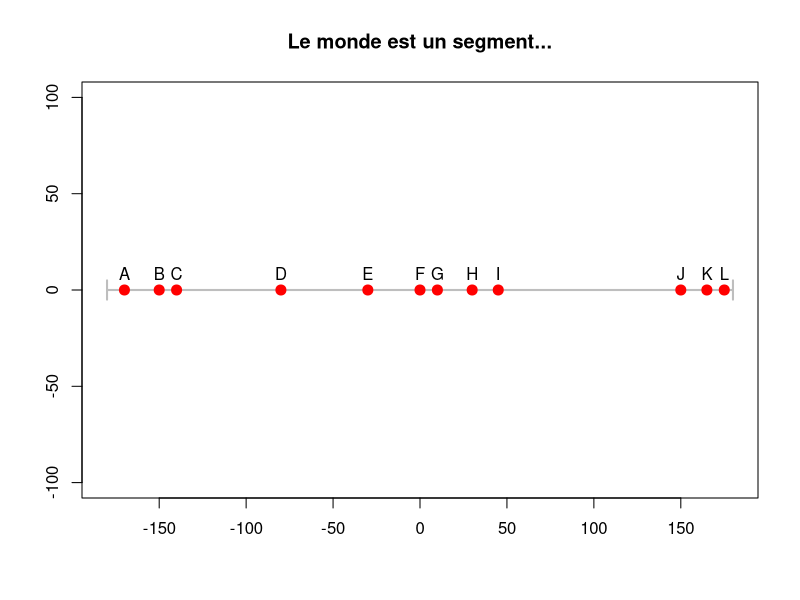
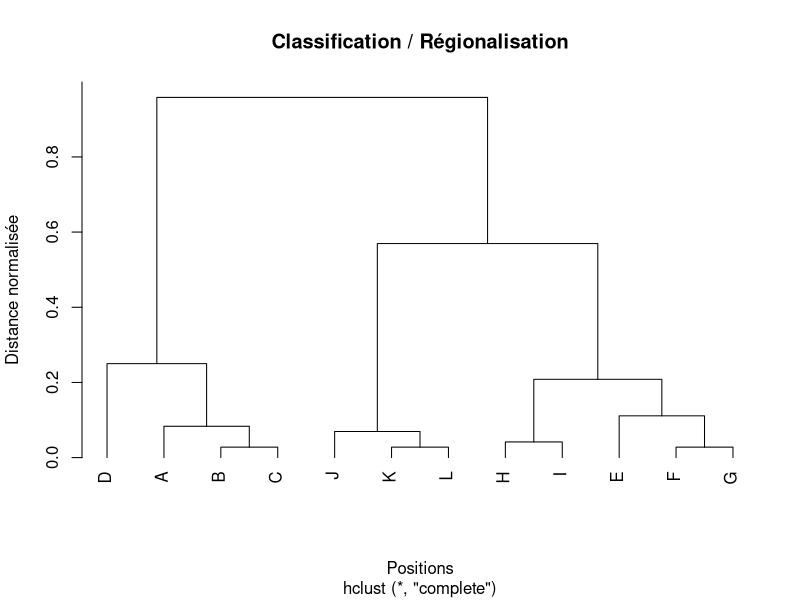
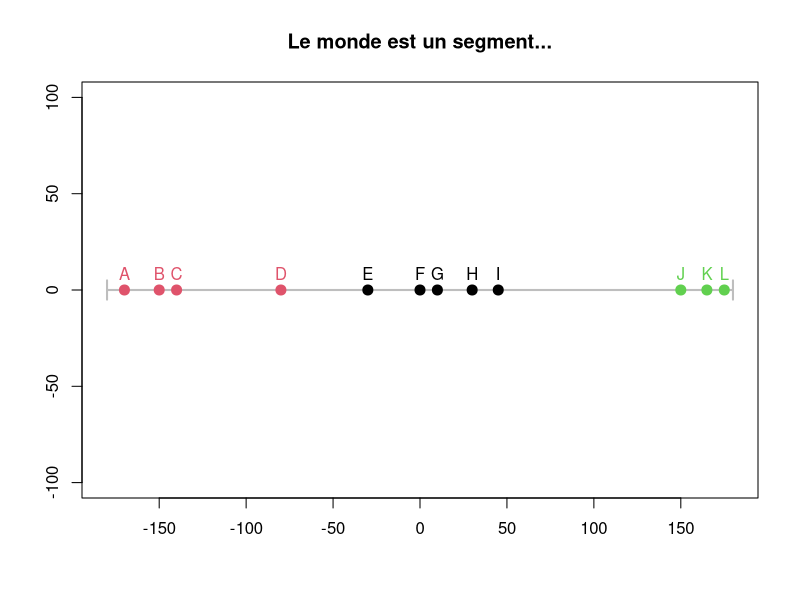
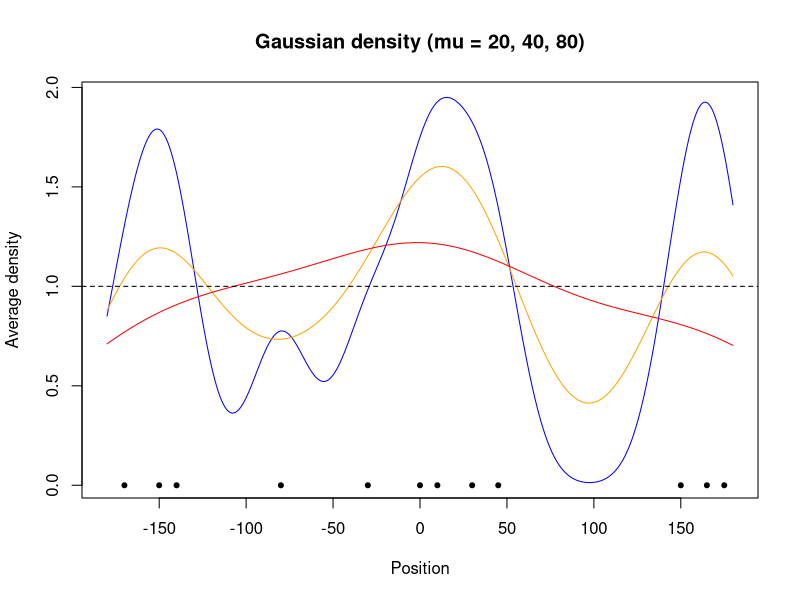
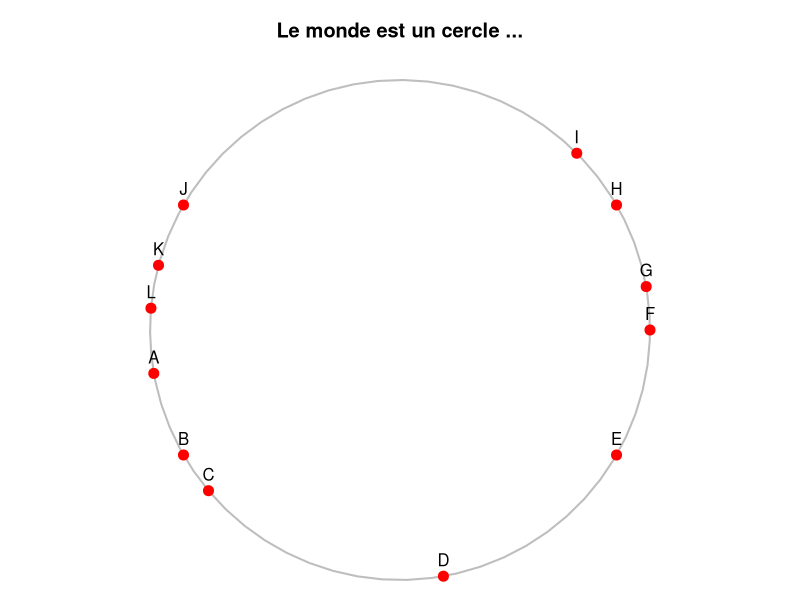
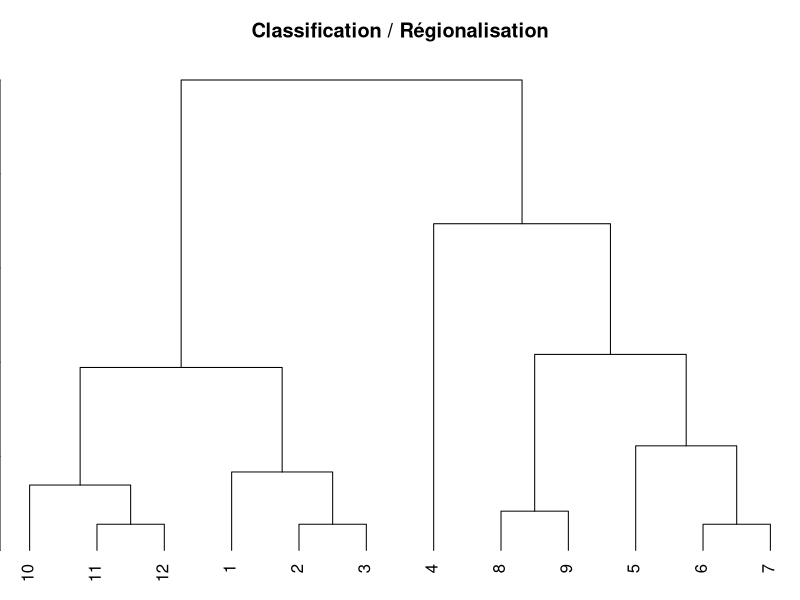
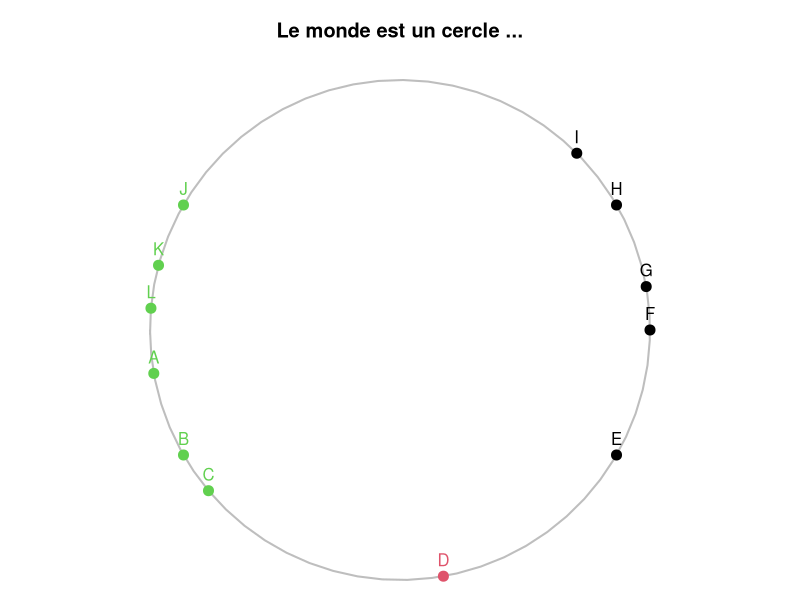
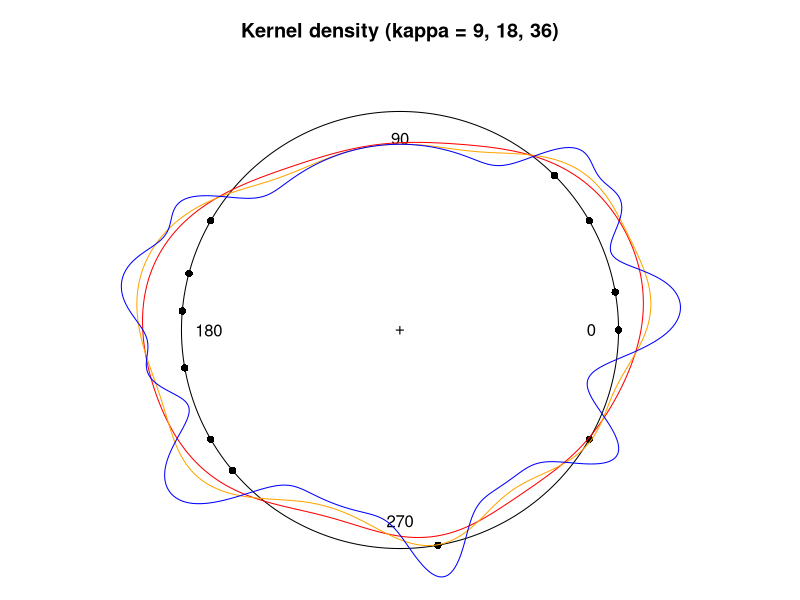

Write the R code that produced these figures, in order.
## ---- chunk 1
knitr::opts_chunk$set(echo = FALSE, warning=FALSE, message=FALSE)
library(knitr)
library(FactoMineR)
library(circular)
## ---- chunk 2
n=12
X <- c(-170,-150, -140, -80, -30, 0, 10,30,45, 150, 165,175 )
coo<-data.frame(X)
row.names(coo)<-c("A","B","C","D","E","F",
                "G","H","I","J","K","L")
kable(coo)
## ---- chunk 3
par(mfrow=c(1,1))
plot(X, rep(0,n), 
     pch=20, 
     xlab = NA,
     ylab = NA,
     xlim = c(-180, 180),
     ylim =c (-100,100),
     main = "Le monde est un segment...")
segments(-180,0,180,0, col="gray",lwd=2)
segments(-180,5,-180,-5, col="gray",lwd=2)
segments(180,5,180,-5, col="gray",lwd=2)
points(X, rep(0,n), 
     pch=20, 
     cex = 2, 
     col="red")
text(X, rep(0,n),row.names(coo), pos=3, cex=1)

## ---- chunk 4
Dij = dist(coo,diag = T, upper = T,method = "euclidean")
Dij = Dij/360
kable(as.matrix(Dij),
      caption = "Matrice de distance normalisée",
      digits=2)
## ---- chunk 5
reg<-hclust(Dij)
plot(reg,hang = -1,
     main = "Classification / Régionalisation",
     xlab = "Positions",
     ylab = "Distance normalisée")
## ---- chunk 6
clus<-kmeans(x = as.matrix(Dij),centers = 3)
par(mfrow=c(1,1))
plot(X, rep(0,n), 
     pch=20, 
     xlab = NA,
     ylab = NA,
     xlim = c(-180, 180),
     ylim =c (-100,100),
     main = "Le monde est un segment...")
segments(-180,0,180,0, col="gray",lwd=2)
segments(-180,5,-180,-5, col="gray",lwd=2)
segments(180,5,180,-5, col="gray",lwd=2)
points(X, rep(0,n), 
     pch=20, 
     cex = 2, 
     col=clus$cluster)
text(X, rep(0,n),
     row.names(coo), 
     pos=3, 
     cex=1,
     col=clus$cluster)

## ---- chunk 7
w<- seq(from = -180, to = 180, by=1)
x <-coo$X
wx<-c(w,x)
d<-dist(wx, upper = T, diag=0)
md<-as.matrix(d)
md<-md[1:361,362:373]

mu = 20
alpha = log(0.5)/(mu**2)
f <- function(D) {exp(alpha*(D**2))}
m<-apply(f(md),1,sum)/12
m <- m/mean(m)
m20<-m

mu = 40
alpha = log(0.5)/(mu**2)
f <- function(D) {exp(alpha*(D**2))}
m<-apply(f(md),1,sum)/12
m <- m/mean(m)
m40<-m

mu = 80
alpha = log(0.5)/(mu**2)
f <- function(D) {exp(alpha*(D**2))}
m<-apply(f(md),1,sum)/12
m <- m/mean(m) 

m80<-m

plot(w,m20, type="l", col="blue", 
     main = "Gaussian density (mu = 20, 40, 80)",
     ylab = "Average density",
     xlab  = "Position")
lines(w,m40, type="l", col="orange")
lines(w,m80, type="l", col="red")
abline(h=1, lty=2)
points(coo$X, rep(0.0,12),pch=20,col="black" )

## ---- chunk 8
theta <- c(-170,-150, -140, -80, -30, 0, 10,30,45, 150, 165,175 )
coo<-data.frame(theta)
row.names(coo)<-c("A","B","C","D","E","F",
                "G","H","I","J","K","L")
kable(coo, caprion = "Coordonnées de latitude et longitude")
## ---- chunk 9
x<-cos(pi*coo$theta/180)*1000
y<-sin(pi*coo$theta/180)*1000
coo2<-data.frame(x,y)
row.names(coo2)<-row.names(coo)
kable(coo2, caption = "Coordonnées en projection polaire (R = 1000 km)")


## ---- chunk 10

par(mar = c(0,0,3,0))
plot(coo2 ,  
     asp=1,
     ylim= c(-1000, 1000),
     xlim = c(-1000,1000),
     axes = F,
     xlab=NA,
     ylab=NA,
      pch=20,
     col="red",
     cex=0,
     main = "Le monde est un cercle ...")

z<-seq(-pi, pi+0.1, 0.1)
zx<-cos(z)*1000
zy<-sin(z)*1000
lines(cbind(zx,zy),col="gray",lwd=2)

points(coo2 ,  
      pch=20,
       col="red",
       cex=2)


text(coo2,
     row.names(coo2),
     pos=3,
     cex=1,
     col="black")


## ---- chunk 11
library(circular)
C<-circular(theta, type="angles",units="degrees")
  D<-dist.circular(C,diag = T, upper=T,method ="geodesic")
  D<-D/pi
  MD<-as.matrix(D)
  row.names(MD)<-row.names(coo)
  colnames(MD)<-row.names(coo)
kable(as.matrix(MD), caption = "Distance circulaire normalisée", digits=2)
## ---- chunk 12


reg<-hclust(D)
plot(reg,hang = -1,
     main = "Classification / Régionalisation",
     xlab = "Positions",
     ylab = "Distance normalisée")
## ---- chunk 13
clus<-kmeans(x = D,centers = 3)
z<-seq(-pi, pi+0.1, 0.1)
zx<-cos(z)*1000
zy<-sin(z)*1000

par(mar = c(0,0,3,0))
plot(coo2 ,  
     asp=1,
     ylim= c(-1000, 1000),
     xlim = c(-1000,1000),
     axes = F,
     xlab=NA,
     ylab=NA,
      pch=20,
     col="red",
     cex=0,
     main = "Le monde est un cercle ...")


lines(cbind(zx,zy),col="gray",lwd=2)

points(coo2 ,  
      pch=20,
       col=clus$cluster,
       cex=2)

text(coo2,
     row.names(coo2),
     pos=3,
     cex=1,
     col=clus$cluster)

## ---- chunk 14
res9 <- density(C, bw=10, control.circular=list(units="degrees"))
res18 <- density(C, bw=20, control.circular=list(units="degrees"))
res36 <- density(C, bw=40, adjust=2, control.circular=list(units="degrees"))
par(mar=c(0,0,3,0))
plot(C,xlim = c(-1.1,1.1),ylim=c(-1.1,1.1),
     main = "Kernel density (kappa = 9, 18, 36)")
lines(res9, offset=0.85, col="red")
lines(res18, offset=0.85, col="orange")
lines(res36, offset=0.85, col="blue")

## ---- chunk 15
n=12
theta <- c(-170,-150, -140, -80, -30, 0, 10,30,45, 150, 165,175 )
rho <- c(0.8,0.2,0.9,0.8, 0.2, 0.3, 0.5,0.6,0.5, 0.1,0.9,0.8)
coo<-data.frame(theta,rho)
row.names(coo)<-c("A","B","C","D","E","F",
                "G","H","I","J","K","L")
kable(coo)
## ---- chunk 16
coo$Xi<-coo$rho*cos(pi*coo$theta/180)
coo$Yi<-coo$rho*sin(pi*coo$theta/180)
z<-seq(-pi, pi+0.1, 0.1)
zx<-cos(z)
zy<-sin(z)

par(mar = c(0,0,3,0), mfrow=c(1,1))
plot(coo$Xi,coo$Yi,   
     asp=1,
     ylim= c(-1, 1),
     xlim = c(-1,1),
     axes = F,
     xlab=NA,
     ylab=NA,
     
     main = "Le monde est un disque ...")
polygon(cbind(zx,zy),col="lightyellow")
points(coo$Xi, coo$Yi,
     pch=20,
     col="red",
     cex=2)
text(coo$Xi, coo$Yi,
     row.names(coo),
     pos=3,
     cex=0.8,
     col="black")
points(0,0, pch=3)


## ---- chunk 17
cooex<-coo[c(1,4),]
cooex$Xi<-cooex$rho*cos(pi*cooex$theta/180)
cooex$Yi<-cooex$rho*sin(pi*cooex$theta/180)
z<-seq(-pi, pi+0.1, 0.1)
zx<-cos(z)
zy<-sin(z)

## Radiale
par(mar = c(0,0,3,0), mfrow=c(1,2))
plot(cooex$Xi,cooex$Yi,   
     asp=1,
     ylim= c(-1, 1),
     xlim = c(-1,1),
     axes = F,
     xlab=NA,
     ylab=NA,
     
     main = "Distance radiale")
polygon(cbind(zx,zy),col="lightyellow")
points(cooex$Xi, cooex$Yi,
     pch=20,
     col="red",
     cex=2)
text(cooex$Xi, cooex$Yi,
     row.names(cooex),
     pos=3,
     cex=0.8,
     col="black")
points(0,0, pch=3)

segments(cooex$Xi[1],cooex$Yi[1],0,0,col='blue', lwd=2)
segments(cooex$Xi[2],cooex$Yi[2],0,0,col='blue',lwd=2)

## Périphérique
plot(cooex$Xi,cooex$Yi,   
     asp=1,
     ylim= c(-1, 1),
     xlim = c(-1,1),
     axes = F,
     xlab=NA,
     ylab=NA,
     
     main = "Distance périphériqu")
polygon(cbind(zx,zy),col="lightyellow")
points(cooex$Xi, cooex$Yi,
     pch=20,
     col="red",
     cex=2)
text(cooex$Xi, cooex$Yi,
     row.names(cooex),
     pos=3,
     cex=0.8,
     col="black")
points(0,0, pch=3)

cooex$XR<-cos(pi*cooex$theta/180)
cooex$YR<-sin(pi*cooex$theta/180)

segments(cooex$Xi[1],cooex$Yi[1],cooex$XR[1],cooex$YR[1],col='red', lwd=2)
segments(cooex$Xi[2],cooex$Yi[2],cooex$XR[2],cooex$YR[2],col='red', lwd=2)
min<-cooex$theta[1]
max<-cooex$theta[2]
z<-seq(min, max, 0.1)
zx<-cos(pi*z/180)
zy<-sin(pi*z/180)
lines(cbind(zx,zy),col="red",lwd=2)


## ---- chunk 18
mat<-matrix(,nrow=12,ncol=12)

## Distance radiale
Drad<-mat  
for(i in 1:12){
  for(j in 1:12){
    Drad[i,j]<-rho[i]+rho[j]
  }
}

## Distance périphérique
Dper<-mat 
for(i in 1:12){
  for(j in 1:12){
    Dper[i,j]<- (1-rho[i]) + 
                (1-rho[j]) + 
                 2*pi*abs(theta[i]-theta[j])/360
  }
}


## Distance circumradiale
Dcirc<-mat
for(i in 1:12){
  for(j in 1:12){
    Dcirc[i,j]<- min(Dper[i,j],Drad[i,j])
  }
}


row.names(Dcirc)<-row.names(coo)
colnames(Dcirc)<-row.names(coo)

kable(Dcirc/2, caption = "Distance périphérique", digits=2)

## ---- chunk 19

par(mfrow=c(1,1))
reg<-hclust(D)
plot(reg,hang = -1,
     main = "Classification en distance radiale",
     xlab = "Positions",
     ylab = "Distance radiale normalisée")
## ---- chunk 20
clus<-kmeans(x = D,centers = 3)

z<-seq(-pi, pi+0.1, 0.1)
zx<-cos(z)
zy<-sin(z)

par(mar = c(0,0,3,0), mfrow=c(1,1))
plot(coo$Xi,coo$Yi,   
     asp=1,
     ylim= c(-1, 1),
     xlim = c(-1,1),
     axes = F,
     xlab=NA,
     ylab=NA,
     
     main = "Le monde est un disque ...")
polygon(cbind(zx,zy),col="lightyellow")
points(coo$Xi, coo$Yi,
     pch=20,
     col=clus$cluster,
     cex=2)
text(coo$Xi, coo$Yi,
     row.names(coo),
     pos=3,
     cex=0.8,
     col=clus$cluste)
points(0,0, pch=3)
